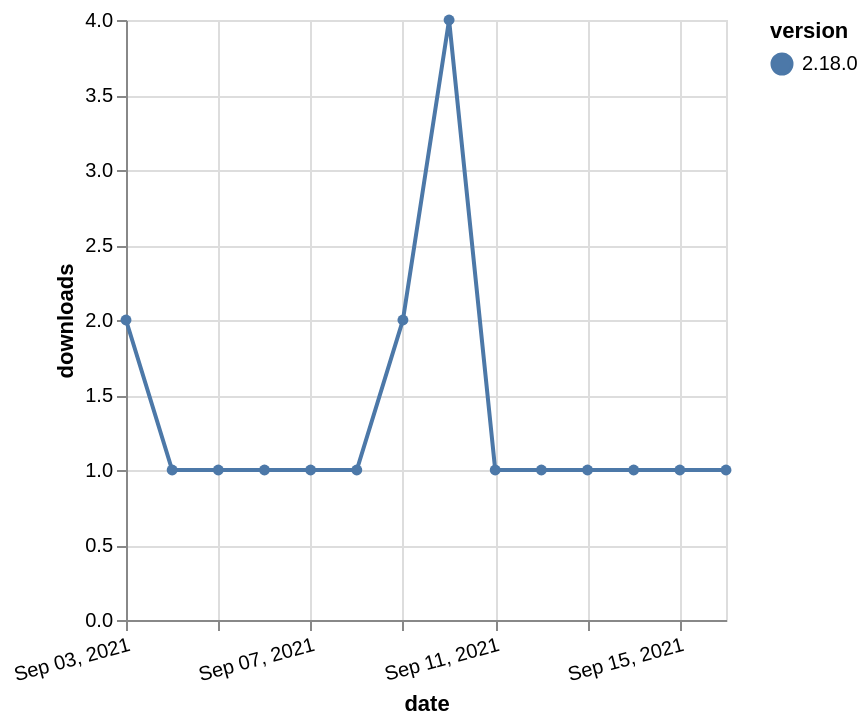

Vega-Lite specification for this chart:
### Vega-Lite specification from a JSON file in a GitHub repository (floating-point values rounded to 4 significant figures)
{"$schema": "https://vega.github.io/schema/vega-lite/v5.json", "description": "A simple bar chart with embedded data.", "data": {"values": [{"date": "2021-09-03", "total": 512, "delta": 2, "version": "2.18.0"}, {"date": "2021-09-04", "total": 513, "delta": 1, "version": "2.18.0"}, {"date": "2021-09-05", "total": 514, "delta": 1, "version": "2.18.0"}, {"date": "2021-09-06", "total": 515, "delta": 1, "version": "2.18.0"}, {"date": "2021-09-07", "total": 516, "delta": 1, "version": "2.18.0"}, {"date": "2021-09-08", "total": 517, "delta": 1, "version": "2.18.0"}, {"date": "2021-09-09", "total": 519, "delta": 2, "version": "2.18.0"}, {"date": "2021-09-10", "total": 523, "delta": 4, "version": "2.18.0"}, {"date": "2021-09-11", "total": 524, "delta": 1, "version": "2.18.0"}, {"date": "2021-09-12", "total": 525, "delta": 1, "version": "2.18.0"}, {"date": "2021-09-13", "total": 526, "delta": 1, "version": "2.18.0"}, {"date": "2021-09-14", "total": 527, "delta": 1, "version": "2.18.0"}, {"date": "2021-09-15", "total": 528, "delta": 1, "version": "2.18.0"}, {"date": "2021-09-16", "total": 529, "delta": 1, "version": "2.18.0"}]}, "width": "container", "mark": {"type": "line", "point": {"filled": true}}, "encoding": {"x": {"field": "date", "type": "temporal", "timeUnit": "yearmonthdate", "title": "date", "axis": {"labelAngle": -15}}, "y": {"field": "delta", "type": "quantitative", "title": "downloads"}, "color": {"field": "version", "type": "nominal"}, "tooltip": {"field": "delta"}}}
